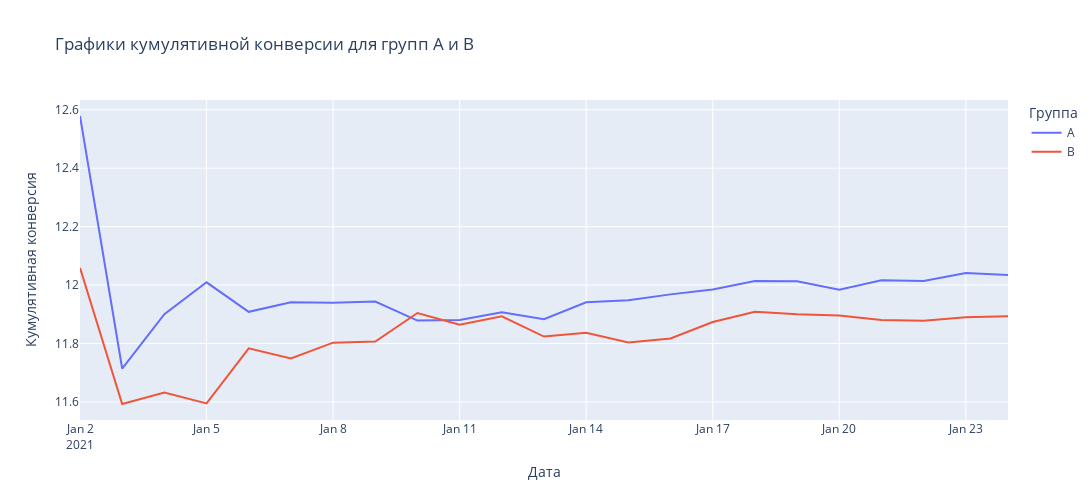
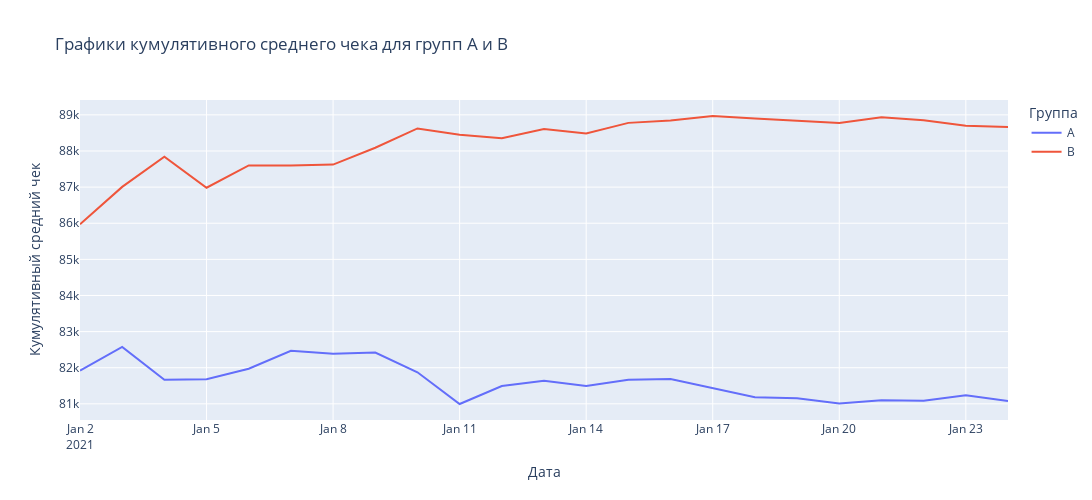

The notebook cell saved with these charts, in order:
### Markdown cell above
Постройте кумулятивные графики конверсии и среднего чека в каждой группе по дням. Сделайте выводы. Можно ли назвать A/B-тест завершенным - стабилизировались ли значения метрик во времени? Как соотносятся кумулятивные показатели в каждой группе?

### Code cell
cum_conversion_plot = px.line(
    daily_data,
    x='date',
    y='cum_conversion',
    color='group',
    title='Графики кумулятивной конверсии для групп A и B',
    width=1300,
    height=500,
    labels={
        'group': 'Группа',
        'date': 'Дата',
        'cum_conversion': 'Кумулятивная конверсия'
    }
)
cum_check_plot = px.line(
    daily_data,
    x='date',
    y='cum_check',
    color='group',
    title='Графики кумулятивного среднего чека для групп A и B',
    width=1300,
    height=500,
    labels={
        'group': 'Группа',
        'date': 'Дата',
        'cum_check': 'Кумулятивный средний чек'
    }
)
cum_conversion_plot.show()
cum_check_plot.show()

### Figure 1 — Plotly figure (JSON) as saved in the notebook; plotly's stock layout.template omitted (floating-point values rounded to 4 significant figures)
{"data": [{"hovertemplate": "Группа=A<br>Дата=%{x}<br>Кумулятивная конверсия=%{y}<extra></extra>", "legendgroup": "A", "line": {"color": "#636efa", "dash": "solid"}, "marker": {"symbol": "circle"}, "mode": "lines", "name": "A", "orientation": "v", "showlegend": true, "type": "scatter", "x": ["2021-01-02", "2021-01-03", "2021-01-04", "2021-01-05", "2021-01-06", "2021-01-07", "2021-01-08", "2021-01-09", "2021-01-10", "2021-01-11", "2021-01-12", "2021-01-13", "2021-01-14", "2021-01-15", "2021-01-16", "2021-01-17", "2021-01-18", "2021-01-19", "2021-01-20", "2021-01-21", "2021-01-22", "2021-01-23", "2021-01-24"], "xaxis": "x", "y": [12.58, 11.71, 11.9, 12.01, 11.91, 11.94, 11.94, 11.94, 11.88, 11.88, 11.91, 11.88, 11.94, 11.95, 11.97, 11.98, 12.01, 12.01, 11.98, 12.02, 12.01, 12.04, 12.03], "yaxis": "y"}, {"hovertemplate": "Группа=B<br>Дата=%{x}<br>Кумулятивная конверсия=%{y}<extra></extra>", "legendgroup": "B", "line": {"color": "#EF553B", "dash": "solid"}, "marker": {"symbol": "circle"}, "mode": "lines", "name": "B", "orientation": "v", "showlegend": true, "type": "scatter", "x": ["2021-01-02", "2021-01-03", "2021-01-04", "2021-01-05", "2021-01-06", "2021-01-07", "2021-01-08", "2021-01-09", "2021-01-10", "2021-01-11", "2021-01-12", "2021-01-13", "2021-01-14", "2021-01-15", "2021-01-16", "2021-01-17", "2021-01-18", "2021-01-19", "2021-01-20", "2021-01-21", "2021-01-22", "2021-01-23", "2021-01-24"], "xaxis": "x", "y": [12.06, 11.59, 11.63, 11.59, 11.78, 11.75, 11.8, 11.81, 11.9, 11.86, 11.89, 11.82, 11.84, 11.8, 11.82, 11.87, 11.91, 11.9, 11.9, 11.88, 11.88, 11.89, 11.89], "yaxis": "y"}], "layout": {"height": 500, "legend": {"title": {"text": "Группа"}, "tracegroupgap": 0}, "title": {"text": "Графики кумулятивной конверсии для групп A и B"}, "width": 1300, "xaxis": {"anchor": "y", "domain": [0, 1], "title": {"text": "Дата"}}, "yaxis": {"anchor": "x", "domain": [0, 1], "title": {"text": "Кумулятивная конверсия"}}}}

### Figure 2 — Plotly figure (JSON) as saved in the notebook; plotly's stock layout.template omitted (floating-point values rounded to 4 significant figures)
{"data": [{"hovertemplate": "Группа=A<br>Дата=%{x}<br>Кумулятивный средний чек=%{y}<extra></extra>", "legendgroup": "A", "line": {"color": "#636efa", "dash": "solid"}, "marker": {"symbol": "circle"}, "mode": "lines", "name": "A", "orientation": "v", "showlegend": true, "type": "scatter", "x": ["2021-01-02", "2021-01-03", "2021-01-04", "2021-01-05", "2021-01-06", "2021-01-07", "2021-01-08", "2021-01-09", "2021-01-10", "2021-01-11", "2021-01-12", "2021-01-13", "2021-01-14", "2021-01-15", "2021-01-16", "2021-01-17", "2021-01-18", "2021-01-19", "2021-01-20", "2021-01-21", "2021-01-22", "2021-01-23", "2021-01-24"], "xaxis": "x", "y": [81920.0, 82570.0, 81670.0, 81680.0, 81970.0, 82470.0, 82380.0, 82420.0, 81870.0, 81000.0, 81490.0, 81640.0, 81490.0, 81670.0, 81690.0, 81440.0, 81190.0, 81150.0, 81010.0, 81100.0, 81090.0, 81240.0, 81080.0], "yaxis": "y"}, {"hovertemplate": "Группа=B<br>Дата=%{x}<br>Кумулятивный средний чек=%{y}<extra></extra>", "legendgroup": "B", "line": {"color": "#EF553B", "dash": "solid"}, "marker": {"symbol": "circle"}, "mode": "lines", "name": "B", "orientation": "v", "showlegend": true, "type": "scatter", "x": ["2021-01-02", "2021-01-03", "2021-01-04", "2021-01-05", "2021-01-06", "2021-01-07", "2021-01-08", "2021-01-09", "2021-01-10", "2021-01-11", "2021-01-12", "2021-01-13", "2021-01-14", "2021-01-15", "2021-01-16", "2021-01-17", "2021-01-18", "2021-01-19", "2021-01-20", "2021-01-21", "2021-01-22", "2021-01-23", "2021-01-24"], "xaxis": "x", "y": [85970.0, 87010.0, 87840.0, 86980.0, 87600, 87600.0, 87620.0, 88090.0, 88620.0, 88450.0, 88350.0, 88610.0, 88490.0, 88780.0, 88850.0, 88970.0, 88900.0, 88840.0, 88780.0, 88930.0, 88850.0, 88700.0, 88660.0], "yaxis": "y"}], "layout": {"height": 500, "legend": {"title": {"text": "Группа"}, "tracegroupgap": 0}, "title": {"text": "Графики кумулятивного среднего чека для групп A и B"}, "width": 1300, "xaxis": {"anchor": "y", "domain": [0, 1], "title": {"text": "Дата"}}, "yaxis": {"anchor": "x", "domain": [0, 1], "title": {"text": "Кумулятивный средний чек"}}}}
